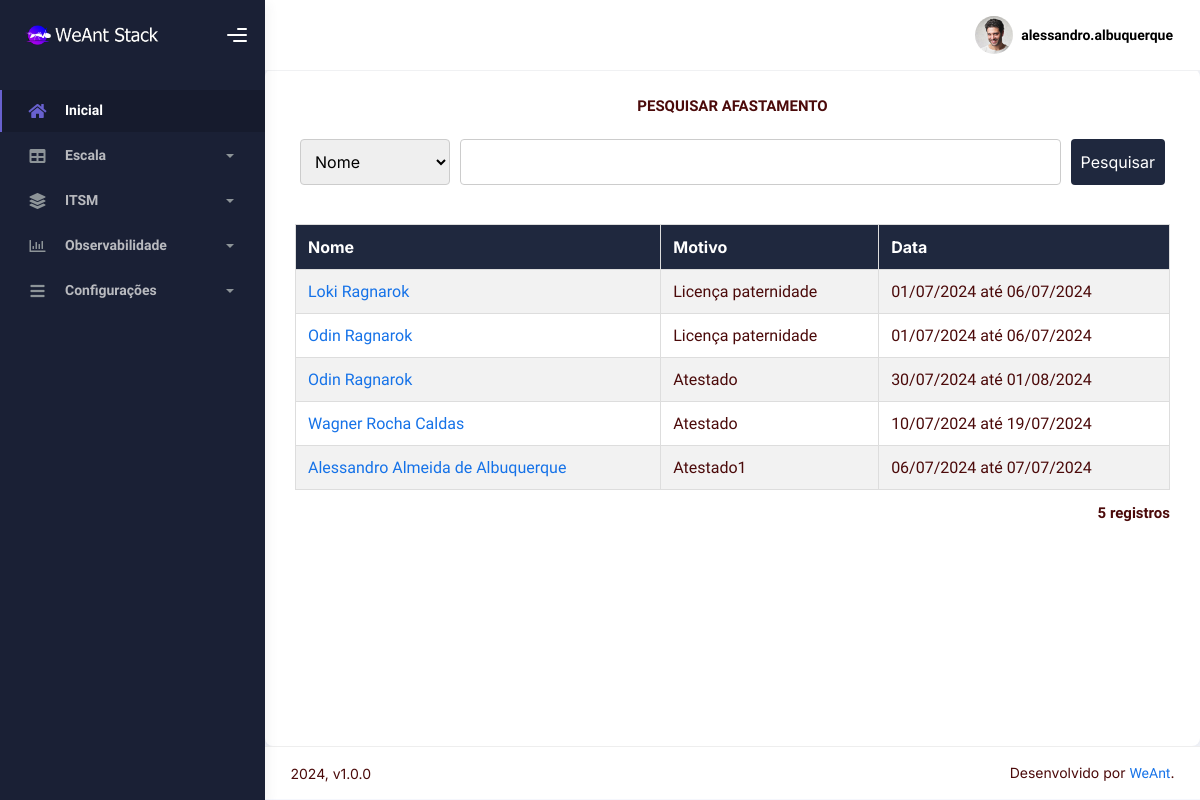
Page /pesquisarafastamento.php (signed in) on the earlier database version.
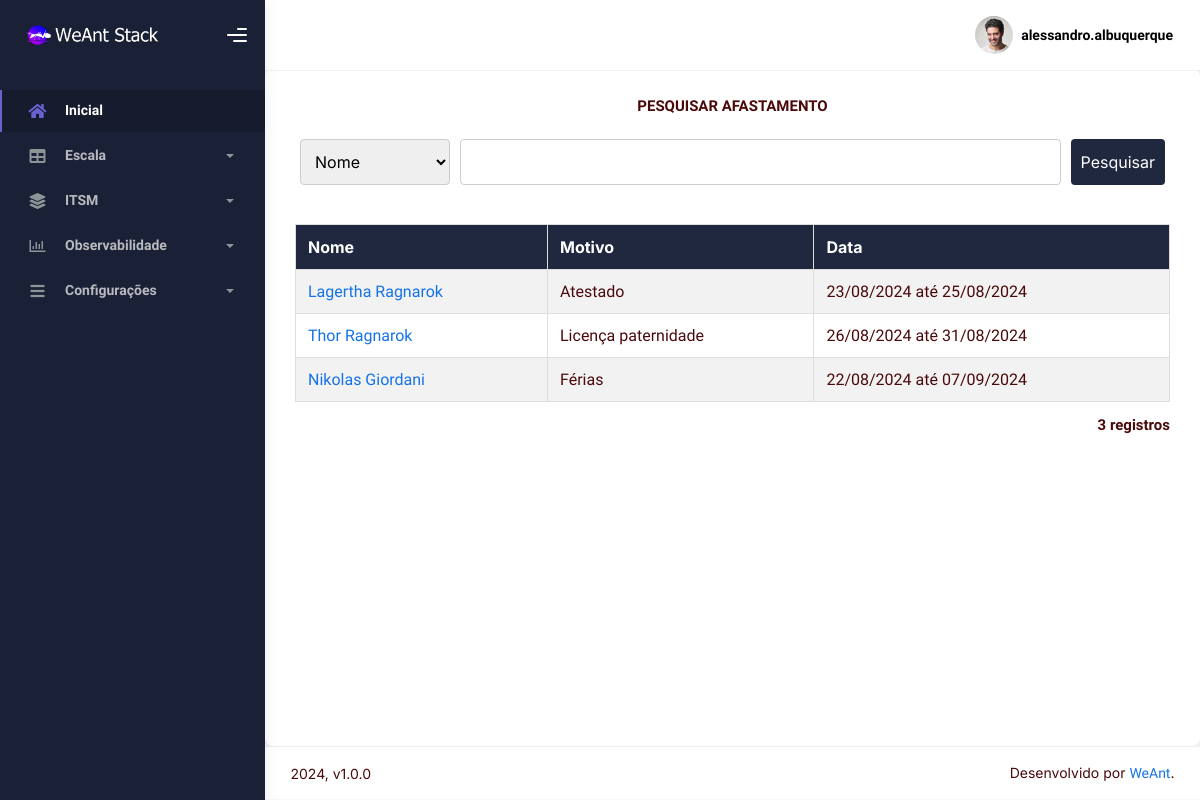
Same page on the later database version.
### tables this page shows
CREATE TABLE `usuario` (
  `id` int(11) NOT NULL,
  `login` varchar(60) NOT NULL,
  `senha` varchar(60) NOT NULL,
  `nome` varchar(60) NOT NULL,
  `cpf` varchar(60) NOT NULL,
  `nascimento` varchar(60) NOT NULL,
  `genero` varchar(60) NOT NULL,
  `email` varchar(60) NOT NULL,
  `telefone` varchar(60) NOT NULL,
  `departamento` varchar(60) DEFAULT NULL,
  `cargo` varchar(60) DEFAULT NULL,
  `nivel` varchar(60) NOT NULL,
  `pnivel` varchar(60) NOT NULL,
  `ativo` varchar(60) NOT NULL,
  `pativo` varchar(60) NOT NULL,
  `gerasenha` varchar(60) NOT NULL,
  `horario` varchar(60) NOT NULL,
  `dia` varchar(60) NOT NULL,
  `semana` varchar(60) NOT NULL,
  `mes` varchar(60) NOT NULL,
  `ano` varchar(60) NOT NULL,
  `operador` varchar(60) NOT NULL
);

CREATE TABLE `afastamento` (
  `id` int(11) NOT NULL,
  `id_usuario` int(11) NOT NULL,
  `motivo` varchar(60) NOT NULL,
  `datainicial` varchar(60) NOT NULL,
  `datafinal` varchar(60) NOT NULL
);

### sec/sec_verifica.php (called while the page is built, shortened)
<?php
include "config.php";
$nivel = $_SESSION['UsuarioNivel'];
$sqlc = "SELECT * FROM usuario WHERE id=" . $_SESSION['UsuarioID'];
  $query = $conn->query($sqlc);
    $dados = $query->fetch_assoc();
      $idlogado = $dados['id'];
      $usuariologado = $dados['login'];
$query_vdl_licenca = "SELECT * FROM licenca WHERE id_usuario = '$idlogado'";
  $resultado_vdl_licenca = $conn->query($query_vdl_licenca);
    $dados_vdl_licenca = $resultado_vdl_licenca->fetch_assoc();
      $tipo_vdl_licenca = $dados_vdl_licenca['tipo'];
?>

### pesquisarafastamento.php (the view, shortened to what this page needs)
<?php
include "tudo_cima.php";
?>
<p align="center">
 <b>PESQUISAR AFASTAMENTO</b>
</p>
<div class="search-form">
  <form action="" method="post" style="display: flex; width: 100%;">
    <select name="filtro">
      <option value="nome">Nome</option>
    </select>
    <input type="text" name="palavra" id="palavra"/>
    <input type="submit" value="Pesquisar"/>
  </form>
</div>
<?php
if (($nivel > 2 ) && ($tipo_vdl_licenca > 5)){
  $busca_query = "SELECT u.*, a.motivo, a.datainicial, a.datafinal
                  FROM usuario u
                  JOIN afastamento a ON u.id = a.id_usuario";
  $busca_query .= " ORDER BY u.id DESC";
}
$result = $conn->query($busca_query);
if ($result->num_rows > 0) {
?>
<div id="croll-container">
  <table class="legenda">
    <tr>
      <th>Nome</th>
      <th>Motivo</th>
      <th>Data</th>
    </tr>
    <?php
    while ($dados = $result->fetch_assoc()) {
      $query_afastamento = "SELECT * FROM afastamento WHERE id_usuario = " . $dados['id'] . "";
        $result_afastamento = $conn->query($query_afastamento);
          $dados_afatasmento = $result_afastamento->fetch_assoc();
      echo '<tr>';
      echo '<td><a href="editarafastamento.php?id=' . $dados_afatasmento['id'] . '">' . $dados['nome'] . '</a></td>';
      echo '<td>' . $dados['motivo'] . '</td>';
      echo '<td>' . $dados['datainicial'] . ' até ' . $dados['datafinal'] . '</td>';
      echo '</tr>';
    }
    ?>
  </table>
</div>
<div class="record-count">
  <?php
  $num_rows = $result->num_rows;
  echo "<p><b>$num_rows registros</b></p>";
  ?>
</div>
<?php
} else {
  echo "<p>Nenhum registro encontrado.</p>";
}
?>
<?php
include "tudo_baixo.php";
?>

### tudo_cima.php (shortened to what this page needs)
<?php
include "sec/sec_verifica.php";
?>
<html lang="br">
  <head>
    <link rel="stylesheet" href="assets/css/bootstrap.min.css" />
    <link rel="stylesheet" href="assets/css/plugins.min.css" />
    <link rel="stylesheet" href="assets/css/kaiadmin.min.css" />
    <link rel="stylesheet" href="assets/css/calendario.css" />
    <link rel="stylesheet" href="assets/css/usuarios.css" />
    <link rel="stylesheet" href="assets/css/contratos.css" />
    <link rel="stylesheet" href="assets/css/geral.css" />
    <link rel="stylesheet" href="assets/css/demo.css" />
  </head>
  <body>
    <div class="wrapper">
      <div class="sidebar" data-background-color="dark">
        <div class="sidebar-logo">
          <div class="logo-header" data-background-color="dark">
            <a class="logo">
              <img
                src="assets/img/kaiadmin/logo_light.png"
                alt="navbar brand"
                class="navbar-brand"
                height="20"
              />
            </a>
            <div class="nav-toggle">
              <button class="btn btn-toggle toggle-sidebar">
                <i class="gg-menu-right"></i>
              </button>
            </div>
          </div>
        </div>
        <div class="sidebar-wrapper scrollbar scrollbar-inner">
          <div class="sidebar-content">
            <ul class="nav nav-secondary">
              <li class="nav-item active">
                <a href="inicial.php">
                  <i class="fas fa-home"></i>
                  <p>Inicial</p>
                </a>
              </li>
              <li class="nav-item">
                <a data-bs-toggle="collapse" href="#escala">
                  <i class="fas fa-table"></i>
                  <p>Escala</p>
                  <span class="caret"></span>
                </a>
              </li>
              <li class="nav-item">
                <a data-bs-toggle="collapse" href="#itsm">
                  <i class="fas fa-layer-group"></i>
                  <p>ITSM</p>
                  <span class="caret"></span>
                </a>
              </li>
              <li class="nav-item">
                <a data-bs-toggle="collapse" href="#observabilidade">
                  <i class="far fa-chart-bar"></i>
                  <p>Observabilidade</p>
                  <span class="caret"></span>
                </a>
              </li>
              <li class="nav-item">
                <a data-bs-toggle="collapse" href="#configuracoes">
                  <i class="fas fa-bars"></i>
                  <p>Configurações</p>
                  <span class="caret"></span>
                </a>
              </li>
            </ul>
          </div>
        </div>
      </div>
      <div class="main-panel">
        <div class="main-header">
          <nav class="navbar navbar-header navbar-header-transparent navbar-expand-lg border-bottom">
            <div class="container-fluid">
              <ul class="navbar-nav topbar-nav ms-md-auto align-items-center">
                <li class="nav-item topbar-user dropdown hidden-caret">
                  <a
                    class="dropdown-toggle profile-pic"
                    data-bs-toggle="dropdown"
                    href="#"
                    aria-expanded="false"
                  >
                    <div class="avatar-sm">
                      <img
                        src="assets/img/profile.jpg"
                        alt="..."
                        class="avatar-img rounded-circle"
                      />
                    </div>
                    <span class="profile-username">
                      <span class="fw-bold"><?php echo $usuariologado ?></span>
                    </span>
                  </a>
                </li>
              </ul>
            </div>
          </nav>
        </div>
        <div class="container">
    <div class="page-inner">

### tudo_baixo.php (shortened to what this page needs)
</div>
</div>
        <footer class="footer">
          <div class="container-fluid d-flex justify-content-between">
            <div class="copyright">
              2024, v1.0.0
            </div>
            <div>
              Desenvolvido por
              <a target="_blank" href="index.php">WeAnt</a>.
            </div>
          </div>
        </footer>
      </div>
    </div>
  </body>
</html>

### assets/css/usuarios.css (style rules this page uses)
.legenda tr:first-child { background-color:#CECECE; }

### assets/css/geral.css (style rules this page uses)
body { font-family: 'Inter', sans-serif; margin: 0; padding: 0; color: #4b0a0a }
.btn { background-color: #450082; color: #fff; font-size: 14px; font-weight: 600; border: none !important; transition: all linear 160ms; cursor: pointer; margin: 0 !important; }

### pesquisarafastamento.php (style rules this page uses)
.container { flex: 1; width: 80%; margin: auto; background-color: #fff; padding: 20px; box-shadow: 0px 0px 10px rgba(0, 0, 0, 0.1); border-radius: 8px; }
.search-form { margin-bottom: 20px; display: flex; justify-content: center; align-items: center; }
.search-form select, .search-form input[type="text"], .search-form input[type="submit"] { padding: 10px; margin: 5px; border: 1px solid #ccc; border-radius: 4px; font-size: 16px; }
.search-form select { width: 150px; }
.search-form input[type="text"] { flex: 1; }
.search-form input[type="submit"] { background-color: #1f283e; color: white; border: none; cursor: pointer; transition: background-color 0.3s; }
table.legenda { width: 100%; border-collapse: collapse; margin-top: 20px; }
table.legenda th, table.legenda td { border: 1px solid #ddd; padding: 12px; text-align: left; }
table.legenda th { background-color: #1f283e; color: white; }
table.legenda tr:nth-child(even) { background-color: #f2f2f2; }
table.legenda tr:nth-child(odd) { background-color: #ffffff; }
.record-count { text-align: right; margin-top: 10px; }

Differences in the rows shown:
removed afastamento: id_usuario.nome "Loki Ragnarok", motivo "Licença paternidade", datainicial "01/07/2024", datafinal "06/07/2024"
removed afastamento: id_usuario.nome "Wagner Rocha Caldas", motivo "Atestado", datainicial "10/07/2024", datafinal "19/07/2024"
changed afastamento: id_usuario.nome "Alessandro Almeida de Albuquerque" → "Lagertha Ragnarok"; motivo "Atestado1" → "Atestado"; datainicial "06/07/2024" → "23/08/2024"; datafinal "07/07/2024" → "25/08/2024"; moves up the list
changed afastamento "Licença paternidade": id_usuario.nome "Odin Ragnarok" → "Thor Ragnarok"; datainicial "01/07/2024" → "26/08/2024"; datafinal "06/07/2024" → "31/08/2024"
changed afastamento: id_usuario.nome "Odin Ragnarok" → "Nikolas Giordani"; motivo "Atestado" → "Férias"; datainicial "30/07/2024" → "22/08/2024"; datafinal "01/08/2024" → "07/09/2024"
Other differences:
$num_rows: "5" → "3"
